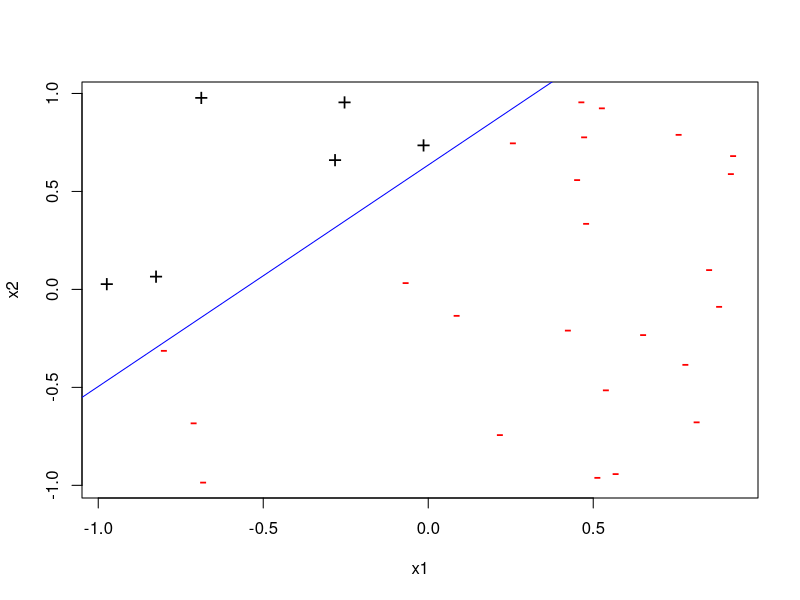
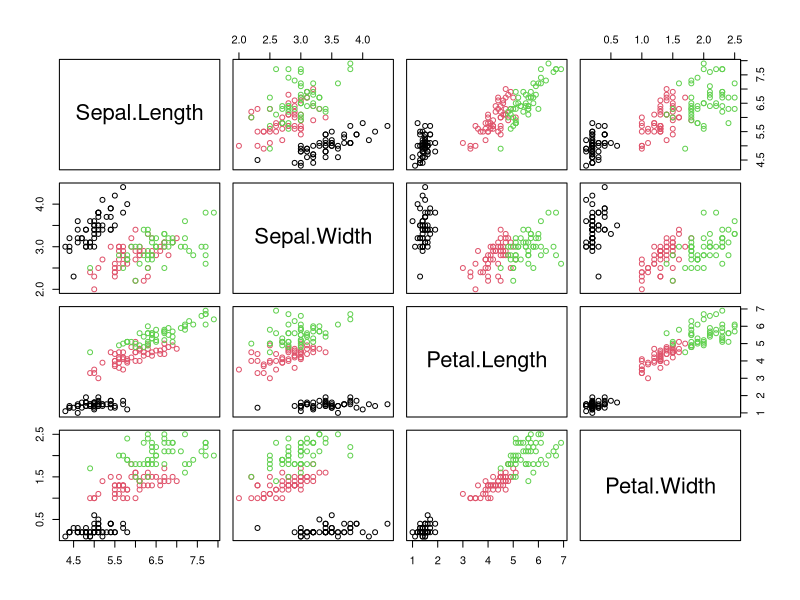
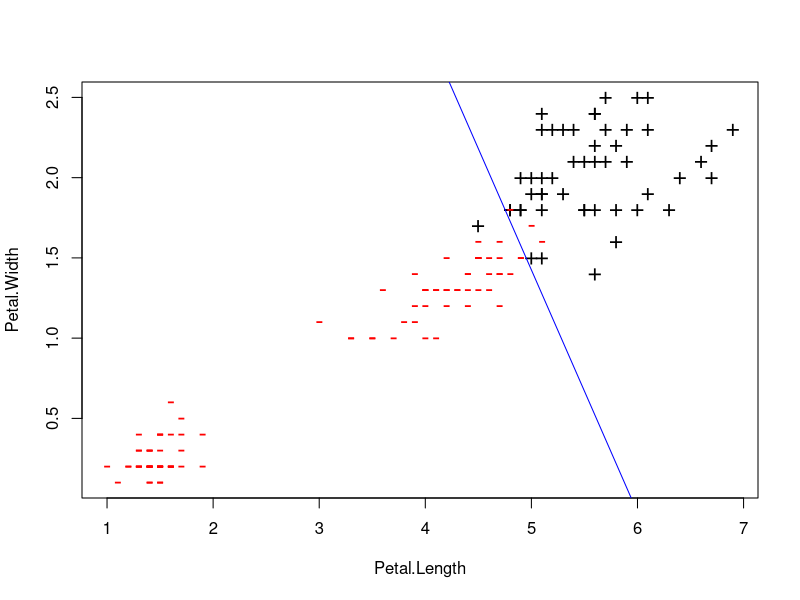

Recreate these plots in R, in order.
# dm07 model answers (with some credit to Simon Reade)

######Proof######
# if x . w + b > 0, then x is positive, otherwise x is negative
# 
# if s > 0, then 
# x . s w + s b = s ( x . w + b ) which is > 0 if x . w + b > 0
# 
# therefore scaling by s of w and b does not change classification
# 
#################

rm(list = ls())

distance.from.plane = function(z,w,b) 
{
   sum(z*w) + b
}

classify.linear = function(x,w,b) 
{
  distances = apply(x, 1, distance.from.plane, w, b)
  return(ifelse(distances < 0, -1, +1))
}

euclidean.norm = function(x) 
{
  sqrt(sum(x * x))
}

perceptron = function(x, y, learning.rate=1, max_iteration=100, termination_error=0) 
{
  w = vector(length = ncol(x)) # initialize w
  b = 0 # Initialize b
  k = 0 # count updates
  R = max(apply(x, 1, euclidean.norm))
  made.mistake = TRUE # to enter the while loop
  
  best_error <- 1
  iteration <-  1
  
  while (made.mistake) 
  {
    made.mistake=FALSE # hopefully
    yc <- classify.linear(x,w,b)
    current_error <- round(sum(yc != y) / length(y), 2)
    if(current_error < best_error) # check error for termination 
    {
      best_w <- w
      best_b <- b
      best_error <- current_error # update error
    }
    
    print(paste("iteration:", iteration, "| error: ", current_error))
    
    for (i in 1:nrow(x)) 
    {
      if (y[i] != yc[i]) 
      {
        w <- w + learning.rate * y[i]*x[i,]
        b <- b + learning.rate * y[i]*R^2
        k <- k+1
        made.mistake=TRUE
      }
    }
    iteration <- iteration + 1
    if(iteration > max_iteration || best_error <= termination_error) # check termination condition
    {
      made.mistake = FALSE
    }
  }
  
  s = euclidean.norm(w)
  return(list(w=best_w/s,b=best_b/s,updates=k))
}

perceptron.plot <- function(x,y,w,b)
{
  plot(x, cex=0.0)
  points(subset(x,Y==1),col="black",pch="+",cex=1.5)
  points(subset(x,Y==-1),col="red",pch="-",cex=1.5)
  intercept <- - b / w[[2]]
  slope <- - w[[1]] / w[[2]]  
  abline(intercept,slope,col="blue")
}


x1 <- runif(30,-1,1)
x2 <- runif(30,-1,1)
x <- cbind(x1,x2)
Y <- ifelse(x2>0.5+x1,+1,-1)

p <- perceptron(x,Y)

perceptron.plot(x,Y,p$w,p$b)


data(iris)
names(iris)
pairs(iris[,1:4], col=iris$Species)
summary(iris$Species)


iris$class <- ifelse(iris$Species == "virginica", +1, -1)

x <- iris[,c(3,4)]
Y <- iris$class

# Apply perceptron to generate decision boundary
( p <- perceptron(x,Y,5,100,termination_error=0.0) )

# Plot peceptron decision boundary
perceptron.plot(x,Y,p$w,p$b)

sum(classify.linear(x,p$w,p$b) != Y)
